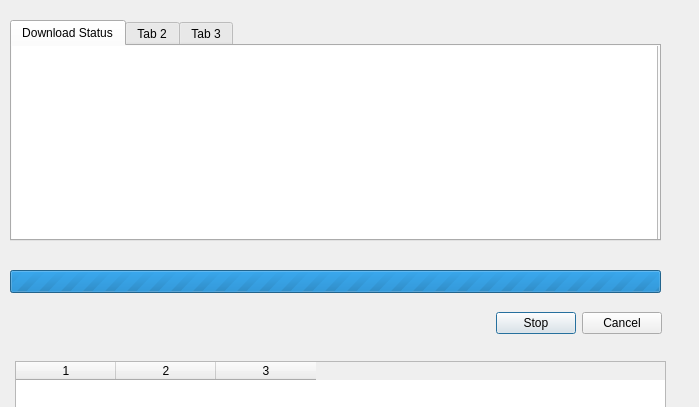
<?xml version="1.0" encoding="UTF-8"?>
<ui version="4.0">
 <class>DownloadDialog</class>
 <widget class="QDialog" name="DownloadDialog">
  <property name="geometry">
   <rect>
    <x>0</x>
    <y>0</y>
    <width>699</width>
    <height>407</height>
   </rect>
  </property>
  <property name="windowTitle">
   <string notr="true">Dialog</string>
  </property>
  <widget class="QTabWidget" name="tabWidget">
   <property name="geometry">
    <rect>
     <x>10</x>
     <y>20</y>
     <width>651</width>
     <height>221</height>
    </rect>
   </property>
   <property name="currentIndex">
    <number>0</number>
   </property>
   <widget class="QWidget" name="tab">
    <attribute name="title">
     <string>Download Status</string>
    </attribute>
    <widget class="QListWidget" name="listWidget">
     <property name="geometry">
      <rect>
       <x>-5</x>
       <y>-9</y>
       <width>651</width>
       <height>211</height>
      </rect>
     </property>
     <property name="isWrapping" stdset="0">
      <bool>false</bool>
     </property>
     <property name="gridSize">
      <size>
       <width>0</width>
       <height>0</height>
      </size>
     </property>
     <property name="modelColumn">
      <number>0</number>
     </property>
     <property name="uniformItemSizes">
      <bool>false</bool>
     </property>
     <property name="selectionRectVisible">
      <bool>false</bool>
     </property>
     <property name="currentRow">
      <number>-1</number>
     </property>
    </widget>
   </widget>
   <widget class="QWidget" name="tab_2">
    <attribute name="title">
     <string>Tab 2</string>
    </attribute>
   </widget>
   <widget class="QWidget" name="tab_3">
    <attribute name="title">
     <string>Tab 3</string>
    </attribute>
   </widget>
  </widget>
  <widget class="QProgressBar" name="mProgressBar">
   <property name="geometry">
    <rect>
     <x>10</x>
     <y>270</y>
     <width>651</width>
     <height>23</height>
    </rect>
   </property>
   <property name="maximum">
    <number>0</number>
   </property>
   <property name="value">
    <number>0</number>
   </property>
   <property name="alignment">
    <set>Qt::AlignCenter</set>
   </property>
   <property name="textVisible">
    <bool>true</bool>
   </property>
   <property name="format">
    <string>%v/%m</string>
   </property>
  </widget>
  <widget class="QTableWidget" name="tableWidget">
   <property name="geometry">
    <rect>
     <x>15</x>
     <y>361</y>
     <width>651</width>
     <height>201</height>
    </rect>
   </property>
   <property name="rowCount">
    <number>0</number>
   </property>
   <property name="columnCount">
    <number>3</number>
   </property>
   <column/>
   <column/>
   <column/>
  </widget>
  <widget class="QWidget" name="layoutWidget">
   <property name="geometry">
    <rect>
     <x>11</x>
     <y>311</y>
     <width>651</width>
     <height>25</height>
    </rect>
   </property>
   <layout class="QHBoxLayout" name="horizontalLayout">
    <item>
     <spacer name="horizontalSpacer">
      <property name="orientation">
       <enum>Qt::Horizontal</enum>
      </property>
      <property name="sizeHint" stdset="0">
       <size>
        <width>438</width>
        <height>20</height>
       </size>
      </property>
     </spacer>
    </item>
    <item>
     <widget class="QPushButton" name="mStopPushButton">
      <property name="text">
       <string>Stop</string>
      </property>
     </widget>
    </item>
    <item>
     <widget class="QPushButton" name="mCancelPushButton">
      <property name="text">
       <string>Cancel</string>
      </property>
     </widget>
    </item>
   </layout>
  </widget>
 </widget>
 <resources/>
 <connections/>
</ui>
